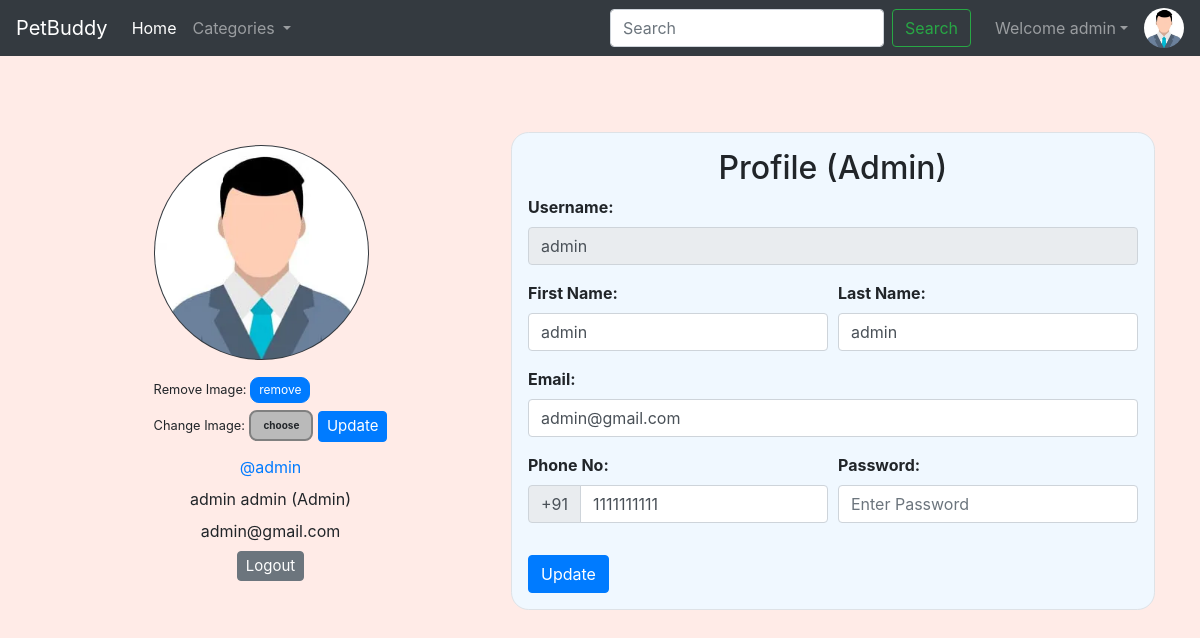
Screenshot of /viewProfile.php (signed in) with the database file from the repository.
### tables this page shows
CREATE TABLE `sitedetail` (
  `tempId` int(11) NOT NULL,
  `systemName` varchar(50) DEFAULT NULL,
  `email` varchar(35) NOT NULL,
  `contact1` bigint(21) NOT NULL,
  `contact2` bigint(21) DEFAULT NULL COMMENT 'Optional',
  `address` text NOT NULL,
  `dateTime` datetime NOT NULL DEFAULT current_timestamp()
);

CREATE TABLE `users` (
  `id` int(21) NOT NULL,
  `username` varchar(21) NOT NULL,
  `firstName` varchar(21) NOT NULL,
  `lastName` varchar(21) NOT NULL,
  `email` varchar(35) NOT NULL,
  `phone` bigint(20) NOT NULL,
  `userType` enum('0','1') NOT NULL DEFAULT '0' COMMENT '0=user\r\n1=admin',
  `password` varchar(255) NOT NULL,
  `joinDate` datetime NOT NULL DEFAULT current_timestamp()
);

### viewProfile.php (the view, shortened to what this page needs)
<!DOCTYPE HTML>
<html lang="en">
<head>
    <link rel="stylesheet" href="https://stackpath.bootstrapcdn.com/bootstrap/4.2.1/css/bootstrap.min.css">
    <link rel="stylesheet" href="https://stackpath.bootstrapcdn.com/bootstrap/4.3.1/css/bootstrap.min.css">
    <link rel="stylesheet" href="https://use.fontawesome.com/releases/v5.7.2/css/all.css">
</head>
<body>
    <?php include 'partials/_dbconnect.php';?>
    <?php require 'partials/_nav.php' ?>
    <?php
        if($loggedin) {
    ?>
    <div class="container">
        <?php
            $sql = "SELECT * FROM users WHERE id='$userId'";
            $result = mysqli_query($conn, $sql);
            $row=mysqli_fetch_assoc($result);
            $username = $row['username'];
            $firstName = $row['firstName'];
            $lastName = $row['lastName'];
            $email = $row['email'];
            $phone = $row['phone'];
            $userType = $row['userType'];
            if($userType == 0) {
                $userType = "User";
            }
            else {
                $userType = "Admin";
            }
        ?>
        <div class="row align-items-center mr-0">
            <div class=" p-3 mb-3" style="display: flex;justify-content: center;width: 28%;border-radius: 50px;margin: 0 auto;">
                <div class="user-info">
                    <img class="rounded-circle mb-3 bg-dark" src="img/person-<?php echo $userId; ?>.jpg" onError="this.src = 'img/profilePic.jpg'" style="width:215px;height:215px;padding:1px;">
                    <form action="partials/_manageProfile.php" method="POST">
                        <small>Remove Image: </small><button type="submit" class="btn btn-primary" name="removeProfilePic" style="font-size: 12px;padding: 3px 8px;border-radius: 9px;">remove</button>
                    </form>
                    <form action="partials/_manageProfile.php" method="POST" enctype="multipart/form-data" style="margin-top: 7px;">
                        <div class="upload-btn-wrapper">
                            <small>Change Image:</small>
                            <button class="btn upload">choose</button>
                        </div>
                        <button type="submit" name="updateProfilePic" class="btn btn-primary" style="margin-top: -20px;font-size: 15px;padding: 3px 8px;">Update</button>
                    </form>
                    <ul class="meta list list-unstyled" style="text-align:center;">
                        <li class="username my-2"><a href="viewProfile.php">@<?php echo $username ?></a></li>
                        <li class="name"><?php echo $firstName." ".$lastName; ?>
                            <label class="label label-info">(<?php echo $userType ?>)</label>
                        </li>
                        <li class="email"><?php echo $email ?></li>
                        <li class="my-2"><a href="partials/_logout.php"><button class="btn btn-secondary" style="font-size: 15px;padding: 3px 8px;">Logout</button></a></li>
                    </ul>
                </div>
            </div>
            <div class="content-panel mb-3" style="display: flex;justify-content: center;">
                <div class="border p-3" style="border: 2px solid rgba(0, 0, 0, 0.1);border-radius: 1.1rem;background-color: aliceblue;">
                    <h2 class="title text-center">Profile<span class="pro-label label label-warning"> (<?php echo $userType ?>)</span></h2>
                    <form action="partials/_manageProfile.php" method="post">
                        <div class="form-group">
                            <b><label for="username">Username:</label></b>
                            <input class="form-control" id="username" name="username" type="text" disabled value="<?php echo $username ?>">
                        </div>
                        <div class="form-row">
                        <div class="form-group col-md-6">
                            <b><label for="firstName">First Name:</label></b>
                            <input type="text" class="form-control" id="firstName" name="firstName" placeholder="First Name" required value="<?php echo $firstName ?>">
                        </div>
                        <div class="form-group col-md-6">
                            <b><label for="lastName">Last Name:</label></b>
                            <input type="text" class="form-control" id="lastName" name="lastName" placeholder="Last name" required value="<?php echo $lastName ?>">
                        </div>
                        </div>
                        <div class="form-group">
                            <b><label for="email">Email:</label></b>
                            <input type="email" class="form-control" id="email" name="email" placeholder="Enter Your Email" required value="<?php echo $email ?>">
                        </div>
                        <div class="form-row">
                            <div class="form-group  col-md-6">
                                <b><label for="phone">Phone No:</label></b>
                                <div class="input-group mb-3">
                                    <div class="input-group-prepend">
                                        <span class="input-group-text" id="basic-addon">+91</span>
                                    </div>
                                    <input type="tel" class="form-control" id="phone" name="phone" placeholder="Enter Your Phone Number" required pattern="[0-9]{10}" maxlength="10" value="<?php echo $phone ?>">
                                </div>
                            </div>
                            <div class="form-group  col-md-6">
                                <b><label for="password">Password:</label></b>
                                <input class="form-control" id="password" name="password" placeholder="Enter Password" type="password" required minlength="4" maxlength="21" data-toggle="password">
                            </div>
                        </div>
                        <button type="submit" name="updateProfileDetail" class="btn btn-primary">Update</button>
                    </form>
                </div>
            </div>
        </div>
    </div>
    <?php
        }
    ?>
</body>
</html>

### partials/_nav.php (shortened to what this page needs)
<?php
if(isset($_SESSION['loggedin']) && $_SESSION['loggedin']==true){
  $loggedin= true;
  $userId = $_SESSION['userId'];
  $username = $_SESSION['username'];
}
else{
  $loggedin = false;
  $userId = 0;
}
$sql = "SELECT * FROM `sitedetail`";
$result = mysqli_query($conn, $sql);
$row = mysqli_fetch_assoc($result);
$systemName = $row['systemName'];
echo '<nav class="navbar navbar-expand-lg navbar-dark bg-dark">
      <a class="navbar-brand" href="index.php">'.$systemName.'</a>
      <button class="navbar-toggler bg-dark" type="button" data-toggle="collapse" data-target="#navbarSupportedContent" aria-controls="navbarSupportedContent" aria-expanded="false" aria-label="Toggle navigation">
        <span class="navbar-toggler-icon"></span>
      </button>
      <div class="collapse navbar-collapse" id="navbarSupportedContent">
        <ul class="navbar-nav mr-auto">
          <li class="nav-item active">
            <a class="nav-link" href="index.php">Home <span class="sr-only">(current)</span></a>
          </li>
          <li class="nav-item dropdown">
            <a class="nav-link dropdown-toggle" href="#" id="navbarDropdown" role="button" data-toggle="dropdown" aria-haspopup="true" aria-expanded="false">
              Categories
            </a>
            <div class="dropdown-menu" aria-labelledby="navbarDropdown">';
            echo '</div>
          </li>
        <!--   <li class="nav-item">
            <a class="nav-link" href="viewOrder.php">Your Orders</a>
          </li>
         <li class="nav-item">
            <a class="nav-link" href="about.php">About Us</a>
          </li>
          <li class="nav-item">
            <a class="nav-link" href="contact.php">Contact Us</a>
          </li>-->
        </ul>
        <form method="get" action="/OnlineOrdering/search.php" class="form-inline my-2 my-lg-0 mx-3">
          <input class="form-control mr-sm-2" type="search" name="search" id="search" placeholder="Search" aria-label="Search" required>
          <button class="btn btn-outline-success my-2 my-sm-0" type="submit">Search</button>
        </form>';
        if($loggedin){
          echo '<ul class="navbar-nav mr-2">
            <li class="nav-item dropdown">
              <a class="nav-link dropdown-toggle" href="#" id="navbarDropdown" role="button" data-toggle="dropdown"> Welcome ' .$username. '</a>
              <div class="dropdown-menu" aria-labelledby="navbarDropdown">
                <a class="dropdown-item" href="partials/_logout.php">Logout</a>
              </div>
            </li>
          </ul>
          <div class="text-center image-size-small position-relative">
            <a href="viewProfile.php"><img src="img/person-' .$userId. '.jpg" class="rounded-circle" onError="this.src = \'img/profilePic.jpg\'" style="width:40px; height:40px"></a>
          </div>';
        }
        else {
          echo '
          <button type="button" class="btn btn-success mx-2"  data-toggle="modal" data-target="#loginModal">Login</button>
          <button type="button" class="btn btn-success mx-2"  data-toggle="modal" data-target="#signupModal">SignUp</button>';
        }
  echo '</div>
    </nav>';
?>

### viewProfile.php (style rules this page uses)
body { height: 100%; display: flex; justify-content: center; flex-direction: column; background-color: #ffebe7 !important; }
.row { display:flex; flex-direction: row; flex-wrap: wrap; justify-content: space-evenly; margin-top: 1vw; }
.row { margin-right: 150px; margin-top: 73px; }
.upload-btn-wrapper { position: relative; overflow: hidden; display: inline-block; }
button.btn.upload { border: 2px solid gray; background-color: #bababa; border-radius: 8px; font-size: 10px; font-weight: bold; }

### rows the page displays
sitedetail: systemName "PetBuddy"
users: username "admin", firstName "admin", lastName "admin", userType "Admin", email "admin@gmail.com", phone "1111111111"

### other values shown
$username "admin"
